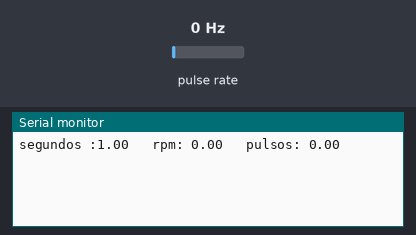
A sketch run on a simulated Arduino Uno, built with avr-gcc and run on an emulated ATmega328P. Parts: the last lines printed to the serial monitor. Wiring (inferred from the names in the program): pulse sensor: data pin 2. Inputs (shaded band) come from the test bench; at power-on: pulse rate 0 Hz.

Above: at 1.2 s.
1.3 s: pulse rate (sensor on pin 2) set to 4 Hz
At 2.6 s:
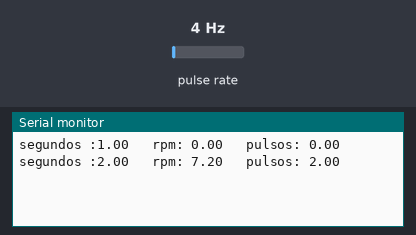
2.8 s: pulse rate (sensor on pin 2) set to 50 Hz
At 3.8 s:
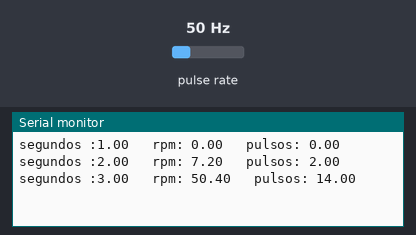
Timing chart, 0 to 5.8 s (numbered marks = the images above; inputs shaded):
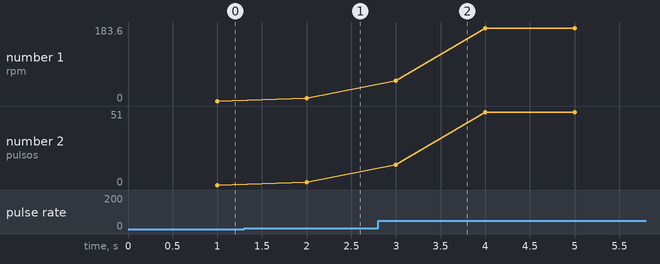

Measured:
- after the input at 1.3 s, the serial monitor: prints a new line after 0.70 s (image 1)
- after the input at 2.8 s, the serial monitor: prints a new line after 0.20 s (image 2)
- plotted number 1: 0 → 7.2 after the input at 1.3 s, 7.2 → 176.4 after the input at 2.8 s
- plotted number 2: 2 → 49 after the input at 2.8 s

The sketch:

encoder.ino
```cpp
int encoder_pin = 2;    // Pin 2, donde se conecta el encoder
float rpm;         // [RPM] Revoluciones por minuto calculadas.
float pulsos;        //  [pulses]Número de pulsos leídos por el Arduino
float mul;
float x0;  // Tiempo almacenado
float S = 600;    // Número de muescas que tiene el disco del encoder.
float x1;
float seg;
float deltat;
//parametros de PID
/*float cv;
float cv1;
float error;
float error1;
float error2;

float kp=1;
float ki=1;
float kd=0.01;
float tm=0.1*/
/////////////////////////// Función que cuenta los pulsos del encoder ///////////////////////////////////////////////////////
 void counter(){
      pulsos++;     // Incrementa los impulsos
 }
//// Configuración del Arduino ////////////////////////////////////////////////////////////////////////////////////////////////////
void setup(){
   Serial.begin(9600);           // Configuración del puerto serie
   pinMode(encoder_pin, INPUT);  // Configuración del pin nº2
   attachInterrupt(0, counter, FALLING); // Configuración de la interrupción 0, donde esta conectado el encoder HC-020K. FALLING = la interrupción actua cuando la señal del pin cae : pasa de HIGH a LOW.
// Inicialización de los parametros
   pulsos = 0;
   rpm = 0;
   x0 = 0;
 }
//// Programa principal /////////////////////////////////////////////////////////////////////////////////////////////////////////////////
 void loop(){
    x1=millis();
   if (x1 - x0 >= 1000){   //  Se actualiza cada segundo, [t] es el tiempo de muestreo igual a 100 milisegundos, 0.1 segundo.
    detachInterrupt(0);               // Desconectamos la interrupción para que no actué en esta parte del programa.
    deltat=x1-x0;
    mul=pulsos*3600;
    rpm=abs(mul/deltat);
    seg=x1/1000;
    Serial.print("segundos :");
    Serial.print(seg);
    Serial.print("   rpm: ");
    Serial.print(rpm);
    Serial.print("   pulsos: ");
    Serial.println(pulsos);
    pulsos = 0;               // Inicializamos los pulsos.
    x0 = x1;  // Almacenamos el tiempo actual.
    attachInterrupt(0, counter, FALLING); // Reiniciamos la interrupción
   }
   /*pv=rpm;
   //----SET POINT----
   sp=analogRead(pot_sp)*(250.0/1023.0); //0-250rpm
   error=sp-pv;
   //ecuacion de diferencias
   cv=cv1+(kp+kd/tm)*error+(-kp+ki*tm-2*kd/tm)*error1+(kd/tm)*error2;
   cv1=cv;
   error2=error1;
   error1=error;
   */


}
//// Final del programa principal ////////////////////////////////////////////////////////////////////////////////////////////////////
```
